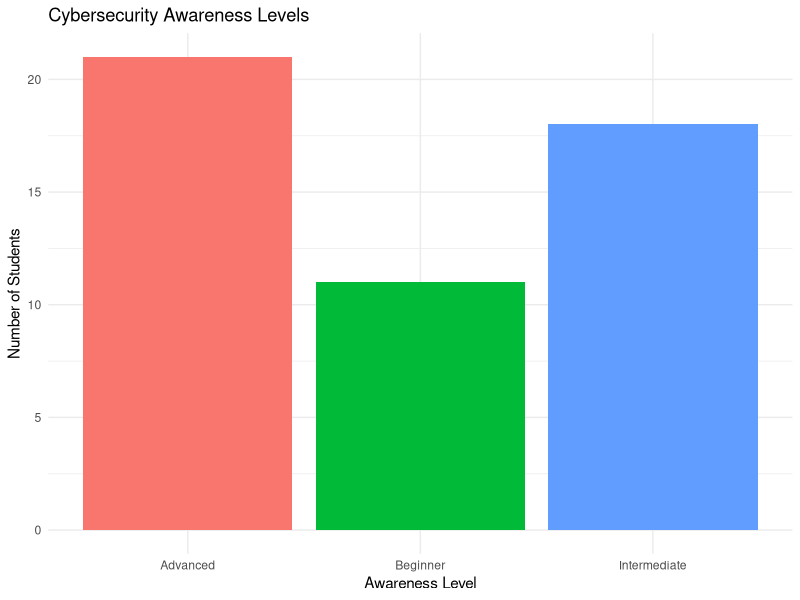
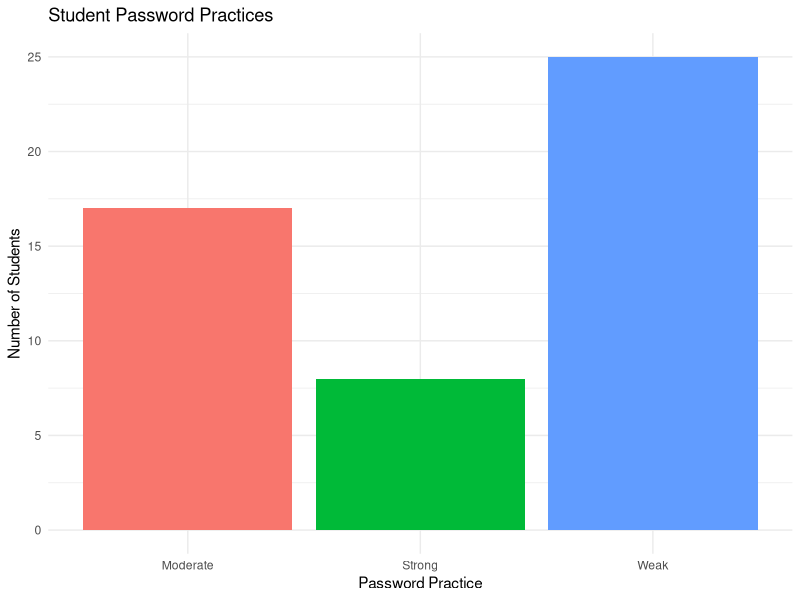
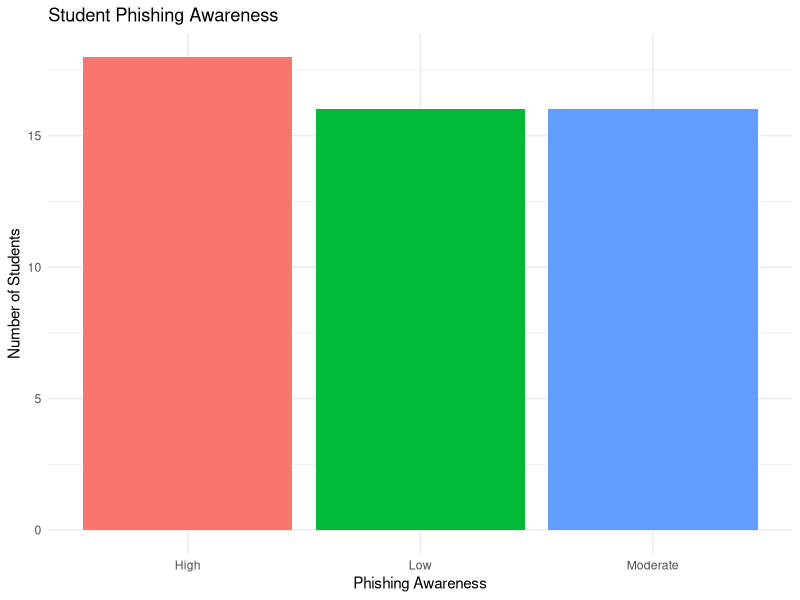
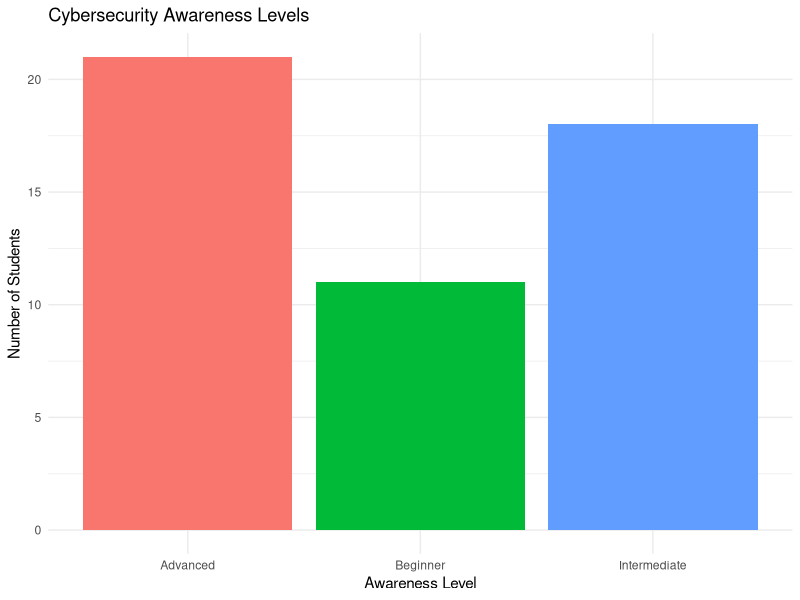
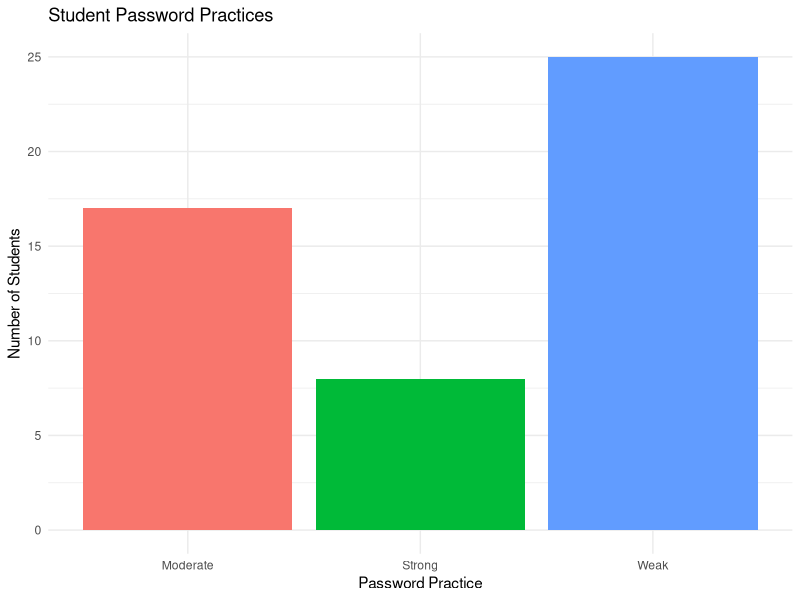
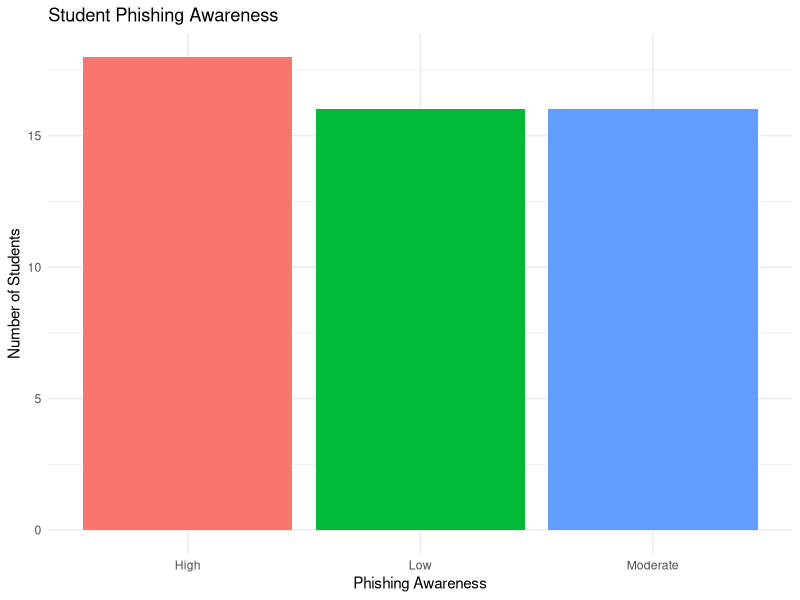

Here is the R script that generated these plots, in order:

# Step 4: Cybersecurity Awareness Data Analysis

# Install ggplot2 if needed
# install.packages("ggplot2")

library(ggplot2)

# Load dataset
cybersecurity_awareness <- read.csv(
  "cybersecurity_awareness.csv"
)

# 1. Summary of the dataset
summary(cybersecurity_awareness)

# 2. Average internet usage hours
mean(cybersecurity_awareness$Internet_Usage_Hours)

# 3. Frequency of cybersecurity awareness levels
table(cybersecurity_awareness$Cybersecurity_Awareness_Level)

# 4. Graph 1: Cybersecurity Awareness Level
graph1 <- ggplot(
  cybersecurity_awareness,
  aes(x = Cybersecurity_Awareness_Level, fill = Cybersecurity_Awareness_Level)
) +
  geom_bar() +
  labs(
    title = "Cybersecurity Awareness Levels",
    x = "Awareness Level",
    y = "Number of Students"
  ) +
  theme_minimal() +
  theme(legend.position = "none")

print(graph1)

# Save Graph 1
ggsave("graph1_awareness_levels.png", graph1,
       width = 8, height = 5)

# 5. Graph 2: Password Practices
graph2 <- ggplot(
  cybersecurity_awareness,
  aes(x = Password_Practices, fill = Password_Practices)
) +
  geom_bar() +
  labs(
    title = "Student Password Practices",
    x = "Password Practice",
    y = "Number of Students"
  ) +
  theme_minimal() +
  theme(legend.position = "none")

print(graph2)

# Save Graph 2
ggsave("graph2_password_practices.png", graph2,
       width = 8, height = 5)

# 6. Graph 3: Phishing Awareness
graph3 <- ggplot(
  cybersecurity_awareness,
  aes(x = Phishing_Awareness, fill = Phishing_Awareness)
) +
  geom_bar() +
  labs(
    title = "Student Phishing Awareness",
    x = "Phishing Awareness",
    y = "Number of Students"
  ) +
  theme_minimal() +
  theme(legend.position = "none")

print(graph3)

# Save Graph 3
ggsave("graph3_phishing_awareness.png", graph3,
       width = 8, height = 5)
